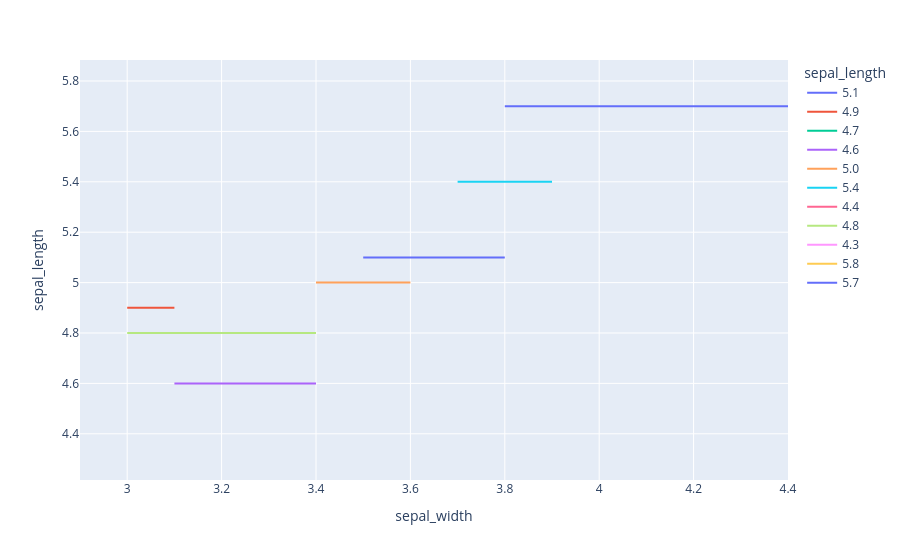

The code cell stored with this chart in its notebook:
### Code cell
import plotly.express as px

df = px.data.iris().head(20)

fig = px.line(df, x = "sepal_width",
              y = "sepal_length" ,
              color = "sepal_length")
fig.show()

### Figure 1 — Plotly figure (JSON) as saved in the notebook; plotly's stock layout.template omitted (floating-point values rounded to 4 significant figures)
{"data": [{"hovertemplate": "sepal_length=%{y}<br>sepal_width=%{x}<extra></extra>", "legendgroup": "5.1", "line": {"color": "#636efa", "dash": "solid"}, "marker": {"symbol": "circle"}, "mode": "lines", "name": "5.1", "orientation": "v", "showlegend": true, "type": "scatter", "x": [3.5, 3.5, 3.8], "xaxis": "x", "y": [5.1, 5.1, 5.1], "yaxis": "y"}, {"hovertemplate": "sepal_length=%{y}<br>sepal_width=%{x}<extra></extra>", "legendgroup": "4.9", "line": {"color": "#EF553B", "dash": "solid"}, "marker": {"symbol": "circle"}, "mode": "lines", "name": "4.9", "orientation": "v", "showlegend": true, "type": "scatter", "x": [3, 3.1], "xaxis": "x", "y": [4.9, 4.9], "yaxis": "y"}, {"hovertemplate": "sepal_length=%{y}<br>sepal_width=%{x}<extra></extra>", "legendgroup": "4.7", "line": {"color": "#00cc96", "dash": "solid"}, "marker": {"symbol": "circle"}, "mode": "lines", "name": "4.7", "orientation": "v", "showlegend": true, "type": "scatter", "x": [3.2], "xaxis": "x", "y": [4.7], "yaxis": "y"}, {"hovertemplate": "sepal_length=%{y}<br>sepal_width=%{x}<extra></extra>", "legendgroup": "4.6", "line": {"color": "#ab63fa", "dash": "solid"}, "marker": {"symbol": "circle"}, "mode": "lines", "name": "4.6", "orientation": "v", "showlegend": true, "type": "scatter", "x": [3.1, 3.4], "xaxis": "x", "y": [4.6, 4.6], "yaxis": "y"}, {"hovertemplate": "sepal_length=%{y}<br>sepal_width=%{x}<extra></extra>", "legendgroup": "5.0", "line": {"color": "#FFA15A", "dash": "solid"}, "marker": {"symbol": "circle"}, "mode": "lines", "name": "5.0", "orientation": "v", "showlegend": true, "type": "scatter", "x": [3.6, 3.4], "xaxis": "x", "y": [5, 5], "yaxis": "y"}, {"hovertemplate": "sepal_length=%{y}<br>sepal_width=%{x}<extra></extra>", "legendgroup": "5.4", "line": {"color": "#19d3f3", "dash": "solid"}, "marker": {"symbol": "circle"}, "mode": "lines", "name": "5.4", "orientation": "v", "showlegend": true, "type": "scatter", "x": [3.9, 3.7, 3.9], "xaxis": "x", "y": [5.4, 5.4, 5.4], "yaxis": "y"}, {"hovertemplate": "sepal_length=%{y}<br>sepal_width=%{x}<extra></extra>", "legendgroup": "4.4", "line": {"color": "#FF6692", "dash": "solid"}, "marker": {"symbol": "circle"}, "mode": "lines", "name": "4.4", "orientation": "v", "showlegend": true, "type": "scatter", "x": [2.9], "xaxis": "x", "y": [4.4], "yaxis": "y"}, {"hovertemplate": "sepal_length=%{y}<br>sepal_width=%{x}<extra></extra>", "legendgroup": "4.8", "line": {"color": "#B6E880", "dash": "solid"}, "marker": {"symbol": "circle"}, "mode": "lines", "name": "4.8", "orientation": "v", "showlegend": true, "type": "scatter", "x": [3.4, 3], "xaxis": "x", "y": [4.8, 4.8], "yaxis": "y"}, {"hovertemplate": "sepal_length=%{y}<br>sepal_width=%{x}<extra></extra>", "legendgroup": "4.3", "line": {"color": "#FF97FF", "dash": "solid"}, "marker": {"symbol": "circle"}, "mode": "lines", "name": "4.3", "orientation": "v", "showlegend": true, "type": "scatter", "x": [3], "xaxis": "x", "y": [4.3], "yaxis": "y"}, {"hovertemplate": "sepal_length=%{y}<br>sepal_width=%{x}<extra></extra>", "legendgroup": "5.8", "line": {"color": "#FECB52", "dash": "solid"}, "marker": {"symbol": "circle"}, "mode": "lines", "name": "5.8", "orientation": "v", "showlegend": true, "type": "scatter", "x": [4], "xaxis": "x", "y": [5.8], "yaxis": "y"}, {"hovertemplate": "sepal_length=%{y}<br>sepal_width=%{x}<extra></extra>", "legendgroup": "5.7", "line": {"color": "#636efa", "dash": "solid"}, "marker": {"symbol": "circle"}, "mode": "lines", "name": "5.7", "orientation": "v", "showlegend": true, "type": "scatter", "x": [4.4, 3.8], "xaxis": "x", "y": [5.7, 5.7], "yaxis": "y"}], "layout": {"legend": {"title": {"text": "sepal_length"}, "tracegroupgap": 0}, "margin": {"t": 60}, "xaxis": {"anchor": "y", "domain": [0, 1], "title": {"text": "sepal_width"}}, "yaxis": {"anchor": "x", "categoryarray": [5.7, 5.8, 4.3, 4.8, 4.4, 5.4, 5, 4.6, 4.7, 4.9, 5.1], "categoryorder": "array", "domain": [0, 1], "title": {"text": "sepal_length"}}}}
